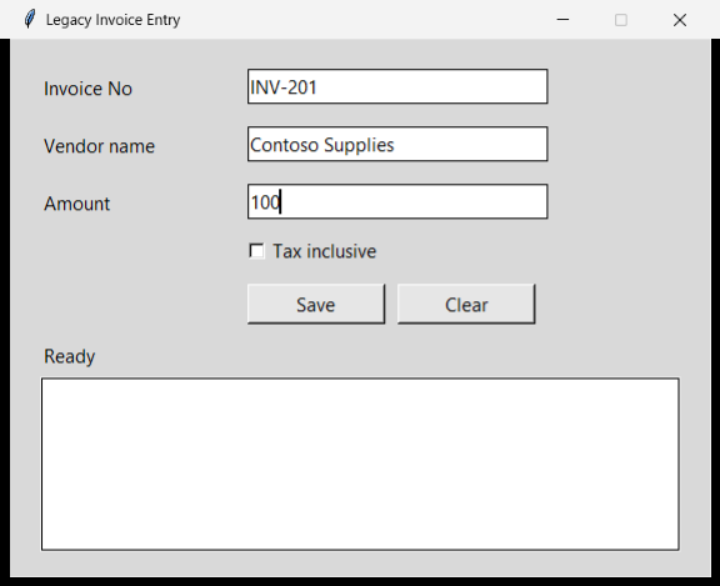
#> input picture tests/fixtures/tk_caret.png, 720 x 586 px
$ python -i boxes.py   (imports and definitions only)
#> lines starting #> are read from the running program, lines starting #| are printed output that depends on the picture; after the words box and inside, x2 and y2 are one past the last pixel; in counts of white or black regions, pixels touching at a corner belong together
#> further down, picture is the input picture: shape (586, 720, 3); mean B, G, R 218.9, 218.9, 218.9
"""Classical detection of control-shaped rectangles in pixels (inputs, buttons, checkboxes).

Used where a region has no UI tree at all: remote desktop viewers, canvases,
custom-drawn applications.
"""
from __future__ import annotations

import cv2
import numpy as np

Box = tuple[int, int, int, int]


def iou(a: Box, b: Box) -> float:
    l, t, r, b_ = max(a[0], b[0]), max(a[1], b[1]), min(a[2], b[2]), min(a[3], b[3])
    inter = max(0, r - l) * max(0, b_ - t)
    if not inter:
        return 0.0
    union = (a[2] - a[0]) * (a[3] - a[1]) + (b[2] - b[0]) * (b[3] - b[1]) - inter
    return inter / union


def contains(outer: Box, inner: Box, slack: int = 2) -> bool:
    return (outer[0] - slack <= inner[0] and outer[1] - slack <= inner[1]
            and outer[2] + slack >= inner[2] and outer[3] + slack >= inner[3])


def find_boxes(image: np.ndarray, min_w: int = 12, max_w: int = 900, min_h: int = 12, max_h: int = 70) -> list[Box]:
    """Rectangles with a visible border or fill edge, sized like a control."""
#> called with min_w = 12, max_w = 900, min_h = 12, max_h = 70
    gray = cv2.cvtColor(image, cv2.COLOR_BGR2GRAY)
    thin = cv2.Canny(gray, 40, 120)
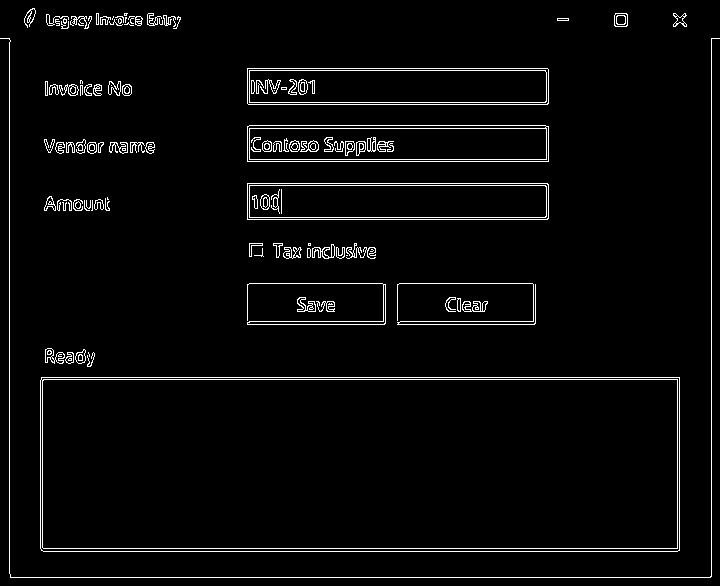
#> thin: shape (586, 720); 3.5% white in thin lines or dots
    edges = cv2.dilate(thin, np.ones((2, 2), np.uint8))
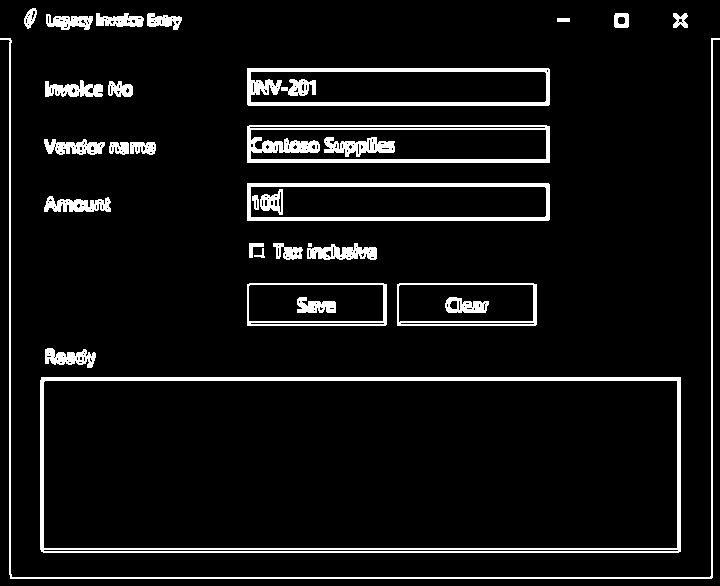
#> edges: shape (586, 720); 7.1% white; 32 white regions (1 under 20 px)
    contours, _ = cv2.findContours(edges, cv2.RETR_LIST, cv2.CHAIN_APPROX_SIMPLE)
#> contours = 241 contours, 192 with area under 20; largest, box (x1, y1, x2, y2) and area: (40, 377, 681, 553) 111992, (43, 380, 678, 549) 106508, (247, 183, 550, 221) 11173, (247, 68, 550, 106) 11172, (247, 125, 550, 163) 11170

    def bordered(x: int, y: int, w: int, h: int) -> bool:
        """All four sides are drawn. Text between two separator bars has only two."""
        band = 3
        top = thin[max(0, y - 1):y + band, x:x + w].any(axis=0).mean()
        bottom = thin[max(0, y + h - band):y + h + 1, x:x + w].any(axis=0).mean()
        left = thin[y:y + h, max(0, x - 1):x + band].any(axis=1).mean()
        right = thin[y:y + h, max(0, x + w - band):x + w + 1].any(axis=1).mean()
        return min(top, bottom, left, right) >= 0.6

    found: list[Box] = []
    for contour in contours:
        x, y, w, h = cv2.boundingRect(contour)
        if not (min_w <= w <= max_w and min_h <= h <= max_h):
            continue
        if cv2.contourArea(contour) < 0.75 * w * h:  # not a filled-in rectangle outline
            continue
        if not bordered(x, y, w, h):
            continue
        box = (x, y, x + w, y + h)
        if any(iou(box, other) > 0.7 for other in found):
            continue
        found.append(box)
#> this loop made 241 passes
#> (x, y, w, h) on passes 1 to 3: (43, 549, 636, 3), (43, 380, 635, 169), (40, 377, 641, 176)
#> after the loop, found = [(398, 284, 534, 323), (248, 284, 384, 322), (250, 186, 547, 218), (250, 129, 547, 160), (250, 71, 547, 103), (614, 13, 629, 28)]
    # An outline yields an outer and an inner contour; keep the outer one.
    found.sort(key=lambda b: -(b[2] - b[0]) * (b[3] - b[1]))
    kept: list[Box] = []
    for box in found:
        if not any(contains(big, box) and iou(big, box) > 0.5 for big in kept):
            kept.append(box)
#> this loop made 6 passes
#> after the loop, kept = [(250, 186, 547, 218), (250, 71, 547, 103), (250, 129, 547, 160), (398, 284, 534, 323), (248, 284, 384, 322), (614, 13, 629, 28)]
    return kept


def interior_brightness(image: np.ndarray, box: Box, inset: int = 4) -> tuple[float, float]:
    """(share of near-white pixels, mean brightness) inside a box."""
    l, t, r, b = box
    crop = image[t + inset:b - inset, l + inset:r - inset]
    if crop.size == 0:
        return 0.0, 0.0
    gray = crop.mean(axis=2)
    return float((gray > 235).mean()), float(gray.mean())


def dark_fraction(image: np.ndarray, box: Box, inset: int = 3) -> float:
    """Share of dark pixels inside a box; a ticked checkbox has more than an empty one."""
    l, t, r, b = box
    crop = image[t + inset:b - inset, l + inset:r - inset]
    if crop.size == 0:
        return 0.0
    return float((crop.mean(axis=2) < 110).mean())

>>> import cv2
>>> picture = cv2.imread('../../tests/fixtures/tk_caret.png')
>>> result = find_boxes(picture)
#> result has the same summary as kept in find_boxes

$ run again, on tests/fixtures/tk_three_rows.png
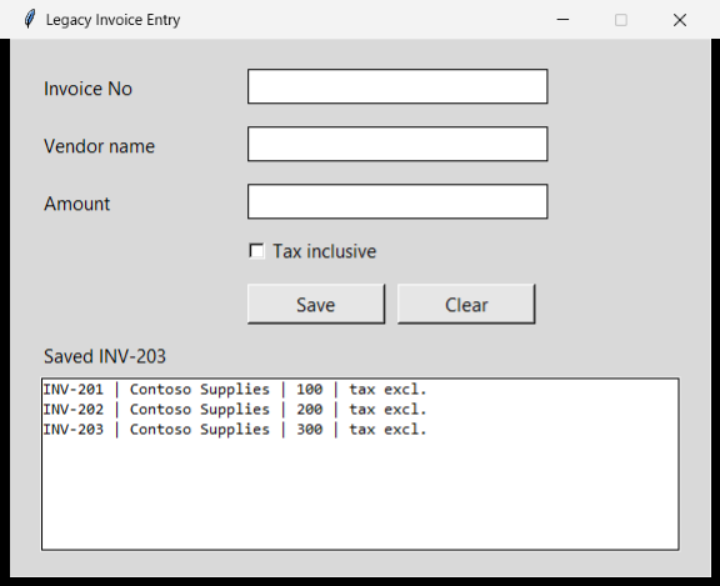
#> input picture tests/fixtures/tk_three_rows.png, 720 x 586 px
#> picture is the input picture: shape (586, 720, 3); mean B, G, R 217.7, 217.7, 217.7
#> in find_boxes, `thin = cv2.Canny(gray, 40, 120)`:
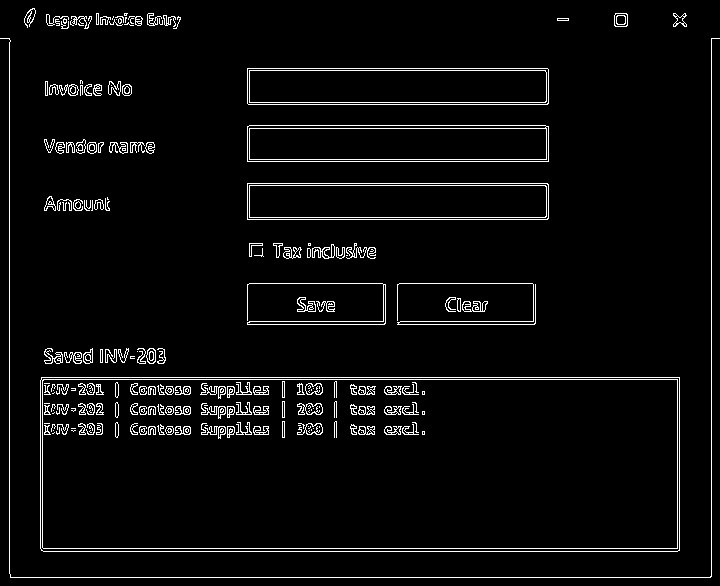
#> thin: shape (586, 720); 4.3% white in thin lines or dots
#> in find_boxes, `edges = cv2.dilate(thin, np.ones((2, 2), np.uint8))`:
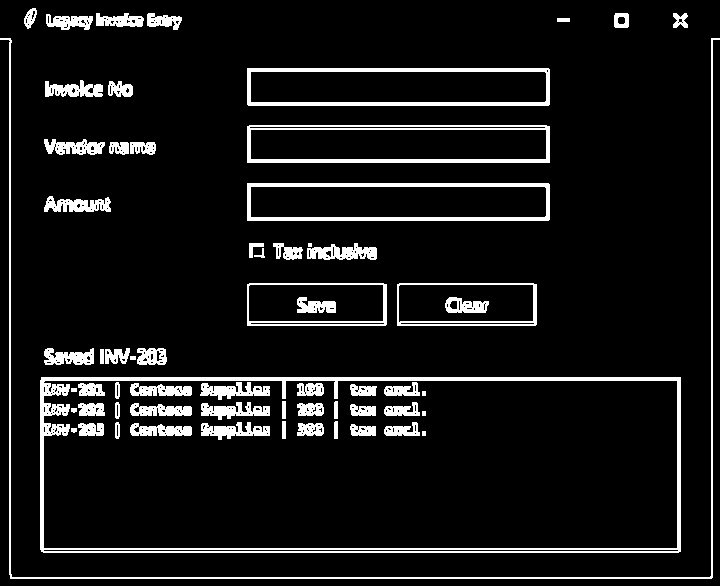
#> edges: shape (586, 720); 8.7% white; 63 white regions (1 under 20 px)
#> contours = 416 contours, 339 with area under 20; largest, box (x1, y1, x2, y2) and area: (40, 377, 681, 553) 111992, (43, 380, 678, 549) 105684, (247, 183, 550, 221) 11173, (247, 68, 550, 106) 11172, (247, 125, 550, 163) 11170
#> the loop in find_boxes, `for contour in contours:` made 416 passes
#> (x, y, w, h) on passes 1, 7, 16: (43, 549, 636, 3), (211, 432, 4, 3), (63, 431, 4, 3)
#> after the loop in find_boxes, `for contour in contours:`: found = [(297, 423, 324, 436), (297, 403, 324, 416), (78, 403, 105, 416), (297, 383, 324, 396), (137, 348, 167, 365), (398, 284, 534, 323), (248, 284, 384, 322), (250, 186, 547, 218), (250, 129, 547, 160), (250, 71, 547, 103), (614, 13, 629, 28)]
#> the loop in find_boxes, `for box in found:` made 11 passes
#> after the loop in find_boxes, `for box in found:`: kept = [(250, 186, 547, 218), (250, 71, 547, 103), (250, 129, 547, 160), (398, 284, 534, 323), (248, 284, 384, 322), (137, 348, 167, 365), (297, 423, 324, 436), (297, 403, 324, 416), (78, 403, 105, 416), (297, 383, 324, 396), (614, 13, 629, 28)]
#> result has the same summary as kept in find_boxes
